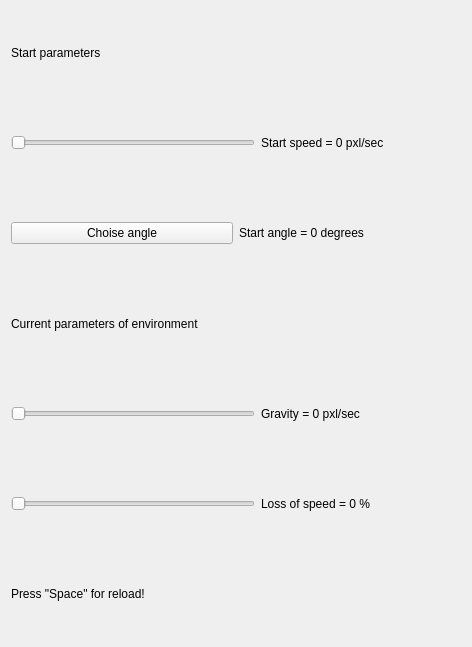
<?xml version="1.0" encoding="UTF-8"?>
<ui version="4.0">
 <class>Parameters</class>
 <widget class="QWidget" name="Parameters">
  <property name="geometry">
   <rect>
    <x>0</x>
    <y>0</y>
    <width>472</width>
    <height>647</height>
   </rect>
  </property>
  <property name="maximumSize">
   <size>
    <width>472</width>
    <height>1000</height>
   </size>
  </property>
  <property name="windowTitle">
   <string>Form</string>
  </property>
  <layout class="QVBoxLayout" name="verticalLayout_2">
   <item>
    <widget class="QLabel" name="lbBorderOne">
     <property name="text">
      <string>Start parameters </string>
     </property>
    </widget>
   </item>
   <item>
    <layout class="QHBoxLayout" name="horizontalLayout">
     <item>
      <widget class="QSlider" name="slSpeed">
       <property name="orientation">
        <enum>Qt::Horizontal</enum>
       </property>
      </widget>
     </item>
     <item>
      <widget class="QLabel" name="lbSpeed">
       <property name="minimumSize">
        <size>
         <width>200</width>
         <height>0</height>
        </size>
       </property>
       <property name="text">
        <string>Start speed = 0 pxl/sec </string>
       </property>
      </widget>
     </item>
    </layout>
   </item>
   <item>
    <layout class="QHBoxLayout" name="horizontalLayout_2">
     <item>
      <widget class="QPushButton" name="btAngle">
       <property name="text">
        <string>Choise angle</string>
       </property>
      </widget>
     </item>
     <item>
      <widget class="QLabel" name="lbAngle">
       <property name="minimumSize">
        <size>
         <width>200</width>
         <height>0</height>
        </size>
       </property>
       <property name="text">
        <string>Start angle = 0 degrees </string>
       </property>
      </widget>
     </item>
    </layout>
   </item>
   <item>
    <widget class="QLabel" name="lbBorderTwo">
     <property name="text">
      <string>Current parameters of environment</string>
     </property>
    </widget>
   </item>
   <item>
    <layout class="QHBoxLayout" name="horizontalLayout_3">
     <item>
      <widget class="QSlider" name="slGravity">
       <property name="orientation">
        <enum>Qt::Horizontal</enum>
       </property>
      </widget>
     </item>
     <item>
      <widget class="QLabel" name="lbGravity">
       <property name="minimumSize">
        <size>
         <width>200</width>
         <height>0</height>
        </size>
       </property>
       <property name="text">
        <string>Gravity = 0 pxl/sec </string>
       </property>
      </widget>
     </item>
    </layout>
   </item>
   <item>
    <layout class="QHBoxLayout" name="horizontalLayout_4">
     <item>
      <widget class="QSlider" name="slLoss">
       <property name="orientation">
        <enum>Qt::Horizontal</enum>
       </property>
      </widget>
     </item>
     <item>
      <widget class="QLabel" name="lbLoss">
       <property name="minimumSize">
        <size>
         <width>200</width>
         <height>0</height>
        </size>
       </property>
       <property name="text">
        <string>Loss of speed = 0 %</string>
       </property>
      </widget>
     </item>
    </layout>
   </item>
   <item>
    <widget class="QLabel" name="lbBorderReload">
     <property name="text">
      <string>Press &quot;Space&quot; for reload!</string>
     </property>
    </widget>
   </item>
  </layout>
 </widget>
 <resources/>
 <connections/>
</ui>
